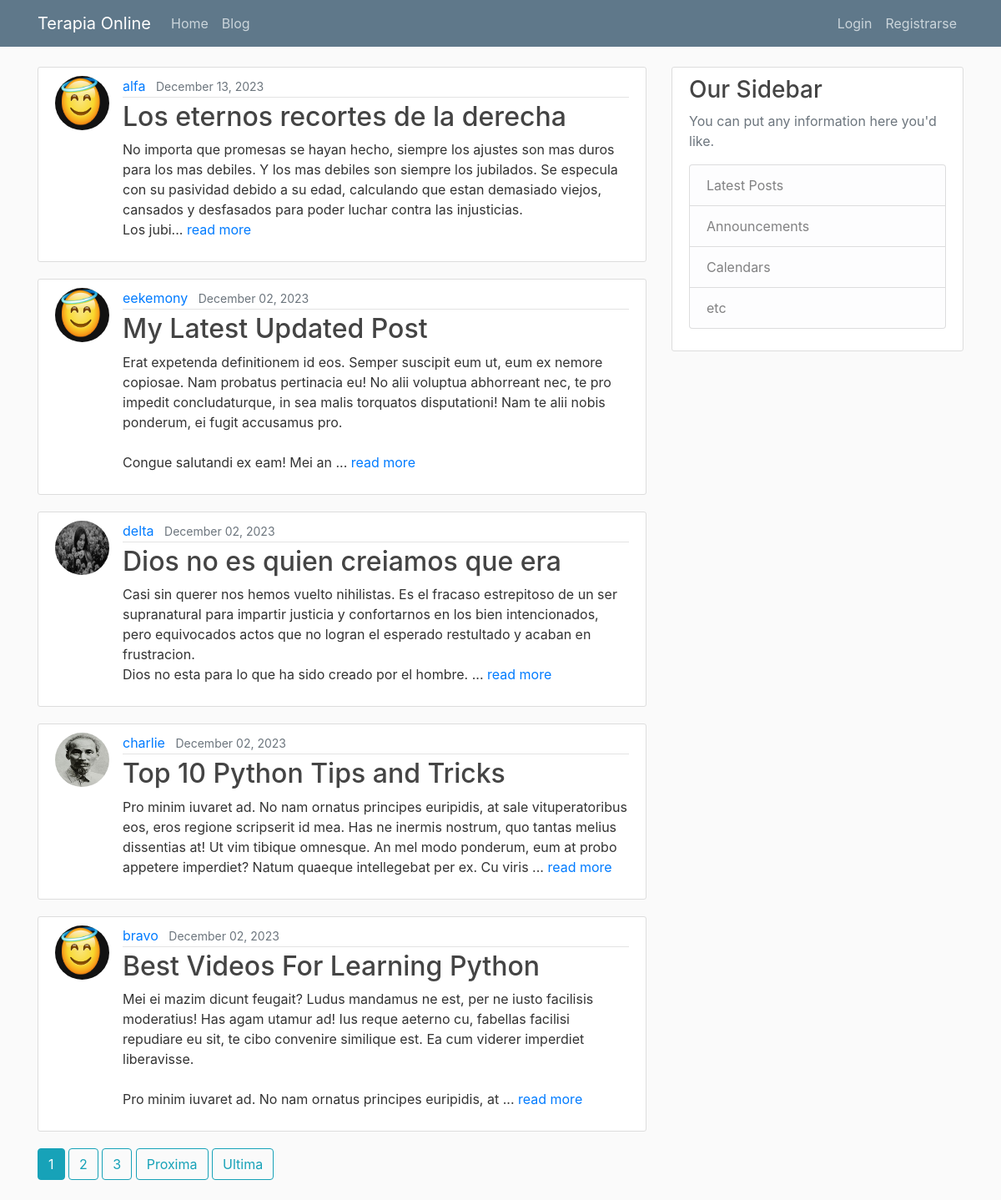
The page /blog/ on the database as committed earlier.
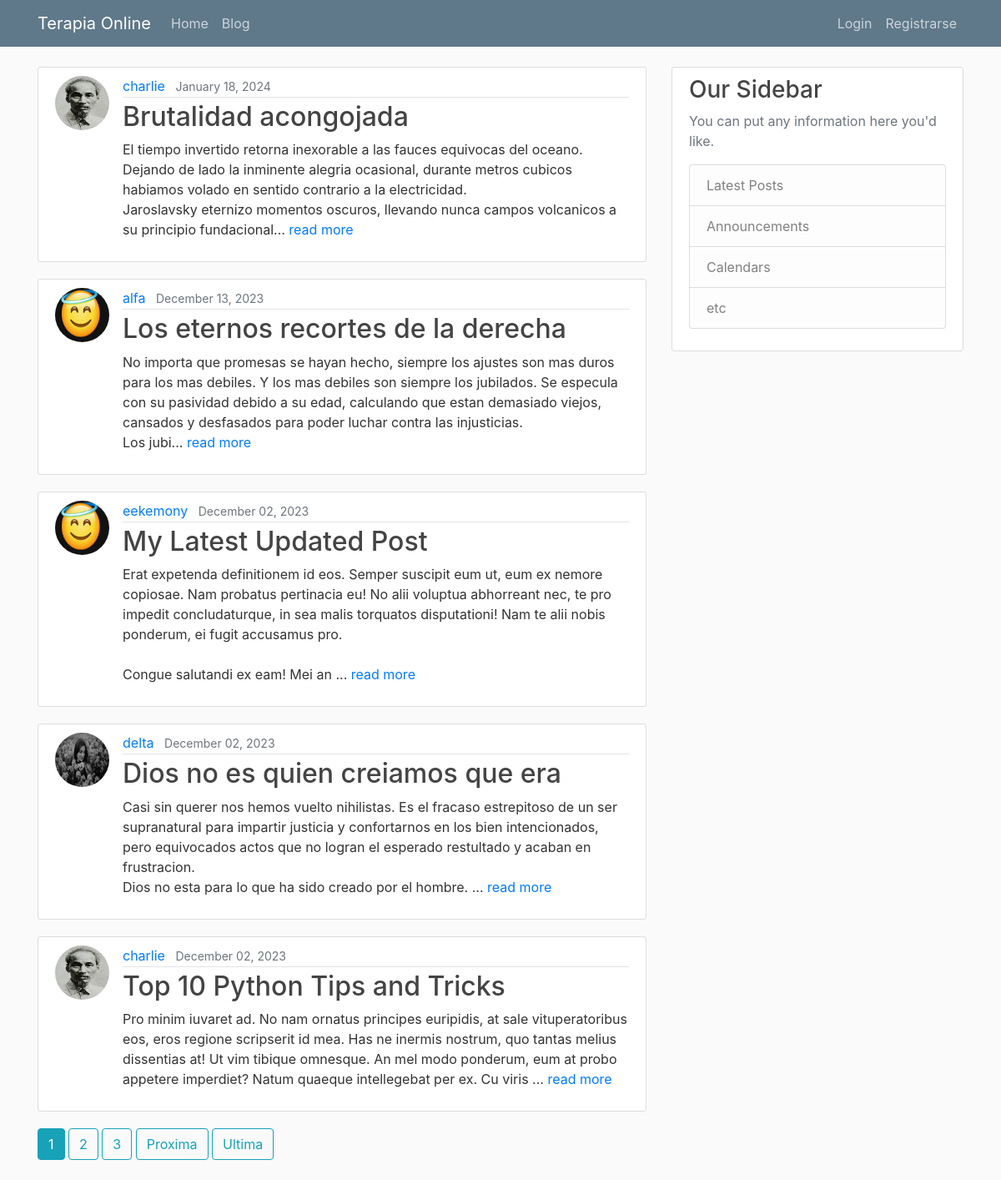
The same page on the database as committed later.
### blog/models.py (models this page shows, shortened)
class Post(models.Model):
    title = models.CharField(max_length=100)
    content = models.TextField()
    date_posted = models.DateTimeField(default=timezone.now)
    author = models.ForeignKey(User, on_delete=models.CASCADE)
    def get_absolute_url(self):
        return reverse('blog:post-detalle', kwargs={"pk": self.pk})
    def short_content(self):
        return self.content[:300]
    """
    In Django, the get_absolute_url method is used to get the canonical URL for an object. It tells Django how to calculate the URL for an object. In your Post model, the get_absolute_url method is using the reverse function to return the URL for the detail view of the post.

    The reverse function in Django is used to generate URLs by reversing the URL patterns defined in your urls.py. It takes a URL pattern name as its first argument and any arguments for the URL pattern as keyword arguments. In your case, reverse('post-detail', kwargs={'pk': self.pk}) is generating a URL for the post-detail view, passing the posts primary key (self.pk) as an argument.

    On the other hand, redirect is a function that returns an HttpResponseRedirect to the appropriate URL for the arguments passed. It can take a model, view name, or URL as its argument, and it will use get_absolute_url if a model is passed.

    So, the main difference between redirect and reverse is that redirect actually sends a redirect response to the user, while reverse simply calculates a URL. You would use reverse when you want to calculate a URL to use elsewhere in your code, and redirect when you want to send the user to a different page in response to an action (like creating a new post).
    """

### users/models.py (models this page shows, shortened)
class Profile(models.Model):
    user = models.OneToOneField(User, on_delete=models.CASCADE) #Delete profile when user is deleted.
    image = models.ImageField(default='default.jpg', upload_to='profile_pics')

### blog/views.py (the view)
# urls.py: path('', PostListView.as_view(), name='post-list'),
class PostListView(ListView):
    model = Post
    ordering = ['-date_posted'] # Orden negativo date_posted. Del ultimo al primer posteo. Como en los mails.
    paginate_by = 5

### blog/templates/blog/post_list.html (shortened to what this page needs)
{% extends "main/base.html" %}
{% block contenido %}
    {% for object in object_list %}
        <article class="media content-section">
            <img class="rounded-circle article-img" src="{{ object.author.profile.image.url }}">
            <div class="media-body">
                {% include "blog/article_metadata.html" %}
                <h2><a class="article-title" href="{{ object.get_absolute_url }}">{{ object.title }}</a></h2>
                <p class="article-content">{{ object.short_content }}... <a href="{{ object.get_absolute_url }}">read more</a></p>
            </div>
        </article>
    {% endfor %}
    {% if is_paginated %}
        {% include "pagination_controls.html" %}
    {% endif %}
{% endblock contenido %}

### blog/templates/blog/article_metadata.html (shortened to what this page needs)
    <div class="article-metadata">
        <a class="mr-2" href="{% url 'blog:user-posts' object.author.username %}">{{ object.author }}</a>
        <small class="text-muted">{{ object.date_posted|date:"F d, Y" }}</small>
    </div>

Rows that differ between the two databases and show on the page:
no longer on this page (row unchanged): Post: author.profile.image (placeholder picture), author "bravo", date_posted "December 02, 2023", title "Best Videos For Learning Python", short_content "Mei ei mazim dicunt feugait? Ludus mandamus ne est, per ne iusto facilisis moderatius! Has agam utamur ad! Ius reque aeterno cu, fabellas facilisi repudiare eu sit, te cibo convenire similique est. Ea cum viderer imperdiet liberavisse. Pro minim iuvaret ad. No nam ornatus principes euripidis, at"
added Post: author.profile.image (picture), author "charlie", date_posted "January 18, 2024", title "Brutalidad acongojada", short_content "El tiempo invertido retorna inexorable a las fauces equivocas del oceano. Dejando de lado la inminente alegria ocasional, durante metros cubicos habiamos volado en sentido contrario a la electricidad. Jaroslavsky eternizo momentos oscuros, llevando nunca campos volcanicos a su principio fundacional"
